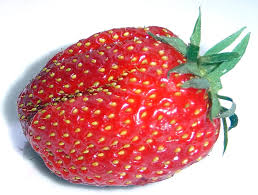
#> input picture Strawberry.jpeg, 258 x 195 px, found by its file name
$ jupyter execute --allow-errors 'Avocado classifier.ipynb'
#> lines starting #> are read from the running program, lines starting #| are printed output that depends on the picture
# Avocado Classifier
Building a logistic regression model with a neural network to classify pictures as either "Avocado" or "Not an avocado".

## Overview of workflow:

***

   ### Step 1 -- Gather data.
   ### Step 2 -- Preprocess the data.
   ### Step 3 -- Write functions that will be used to build the logistic regression model.
   ### Step 4 -- Build the logistic regression model by calling the functions made in Step 3.
   ### Step 5 -- Evaluate the performance of the model and adjust parameters for best results.
   ### Step 6 -- Use your best model from step 4 to make a prediction!


 ***

### Step 1 -- Gather data:
- go to a website like `kaggle.com` and download a directory of images.  For this project, I think a minimum of 300 should be sufficient.
- to get this data, go to https://www.kaggle.com/moltean/fruits.

[cell 1]
import matplotlib.pyplot as plt
from PIL import Image


#> (the rest of this cell did not finish here and is left out)

[cell 2]
import matplotlib.pyplot as plt
from PIL import Image


#> (the rest of this cell did not finish here and is left out)

[cell 3]
import numpy as np


#> (the rest of this cell did not finish here and is left out)

### Step 2 -- Preprocess the data:
- retrieve pink_lady pixel data and convert to array type object (**Cell 2.1**)
- retrieve a portion of pixel data from other apple directories and convert to array type object (**Cell 2.2**)
- label both arrays with y-values, concatenate the arrays, shuffle them, split into test and train, print to a file that stores the type of the object for storage/later usage (**Cell 2.3**)
- preprocess data into x_train, y_train, x_test, and y_test objects objects of the correct type (**Cell 2.4**)

 ### Questions about step 2:
1. **Cell 2.2, lines 18-9**:  Without this line, I get an error saying that the directory ".../Apple Red Delicios" doesn't exist when it does!  Why is that?  As of this morning, the ".../Apple Braeburn" directory apparently doesn't exist.
2.  Do you actually have to shuffle the data before you start building the model? I don't see how it makes any difference.

[cell 4]
""" ----------Cell 1.1----------"""


# retrieves pink_lady pixel data and puts it into an 3-D array
from PIL import Image
import numpy as np
import os
from tqdm import tqdm


test_directory = "/Users/mariagarza/Desktop/CourseraNotebooks/Deeplearning.ai/fruits-360/Test"


pinklady_pixels = np.empty((10000,3), int)
#> (the rest of this cell did not finish here and is left out)

[cell 5]
pinklady_pixels.shape

[cell 6]
pinklady_pixels[-1]

[cell 7]
"""----------Cell 1.2----------"""


# retrieves pixel data from 15 images taken from other apple directories and converts the data to 3-D array object
from PIL import Image
import numpy as np
import os
from tqdm import tqdm

test_directory = "/Users/mariagarza/Desktop/CourseraNotebooks/Deeplearning.ai/fruits-360/Test"


gen_apple_pixels = np.empty((10000,3), int)
#> (the rest of this cell did not finish here and is left out)

[cell 8]
m = int(gen_apple_pixels.shape[0]/10000)
gen_apple_pixels = gen_apple_pixels.reshape(m, 100*100, 3)

[cell 9]
gen_apple_pixels.shape

[cell 10]
gen_apple_pixels[-1]

#> (a cell that did not finish here is left out)

#> (a cell that did not finish here is left out)

#> (a cell that did not finish here is left out)

#> (a cell that did not finish here is left out)

#> (a cell that did not finish here is left out)

#> (a cell that did not finish here is left out)

#> (a cell that did not finish here is left out)

#> (a cell that did not finish here is left out)

#> (a cell that did not finish here is left out)

#> (a cell that did not finish here is left out)

#> (a cell that did not finish here is left out)

#> (a cell that did not finish here is left out)

#> (a cell that did not finish here is left out)

### Step 3:  Write functions that will be used to build the logistic regression model--i.e. write a function that:
  - computes *sigmoid(z)* (**Cell 3.1**)
  - creates a vector of zeros of shape (dim, 1) for w and initializes b to 0. (**Cell 3.2**)
  - implements the cost function and its gradient for forward and backward propagation (**Cell 3.3**)
  - optimizes w and b by running a gradient descent algorithm (**Cell 3.4**)
  - predicts whether the label is 0 or 1 using learned logistic regression parameters (w, b)(**Cell 3.5**)

#> (a cell that did not finish here is left out)

#> (a cell that did not finish here is left out)

#> (a cell that did not finish here is left out)

#> (a cell that did not finish here is left out)

#> (a cell that did not finish here is left out)

### Step 4 -- build the logistic regression model by calling the functions made in Step 3 (Cell 4).

#> (a cell that did not finish here is left out)

### Step 5 -- evaluate the performance of the model and adjust parameters for best results.

#> (a cell that did not finish here is left out)

### Step 6 -- Use your best model from step 4 and make a prediction!

#### Question about step 6:
 1. I can't make any predictions because the return value "d" from the model function "is not defined".  How can we solve this problem?

[cell 31]
import imageio
from skimage.transform import resize


num_px = 100
image = imageio.imread('strawberry.jpeg')
#> image is the input picture: shape (195, 258, 3); mean R, G, B 215.2, 156.7, 155.8
image = image/255.
image = resize(image, (100, 100),
                       anti_aliasing=True)
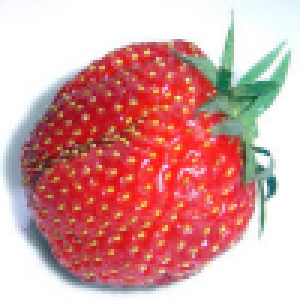
#> image: shape (100, 100, 3) float64 (shown 3 times larger); mean R, G, B 0.844, 0.615, 0.611
my_image = image.reshape(100*100*3, 1)
#> (the rest of this cell did not finish here and is left out)
